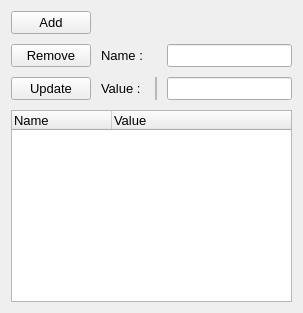
                <widget class="QWidget" name="tab_4">
                 <attribute name="title">
                  <string>Path</string>
                 </attribute>
                 <layout class="QVBoxLayout" name="verticalLayout_16">
                  <item>
                   <layout class="QGridLayout" name="gridLayout_5" columnstretch="1,1,8">
                    <property name="spacing">
                     <number>10</number>
                    </property>
                    <item row="2" column="2">
                     <widget class="QLineEdit" name="textbox_path_value">
                      <property name="maximumSize">
                       <size>
                        <width>1000</width>
                        <height>150</height>
                       </size>
                      </property>
                      <property name="font">
                       <font>
                        <family>Segoe UI</family>
                        <pointsize>10</pointsize>
                       </font>
                      </property>
                     </widget>
                    </item>
                    <item row="2" column="1">
                     <layout class="QHBoxLayout" name="horizontalLayout_50" stretch="0,0">
                      <item>
                       <widget class="QLabel" name="label_35">
                        <property name="font">
                         <font>
                          <family>Segoe UI</family>
                          <pointsize>10</pointsize>
                         </font>
                        </property>
                        <property name="text">
                         <string>Value : </string>
                        </property>
                       </widget>
                      </item>
                      <item>
                       <widget class="QFrame" name="frame_2">
                        <property name="font">
                         <font>
                          <family>Segoe UI</family>
                          <pointsize>10</pointsize>
                         </font>
                        </property>
                        <property name="frameShape">
                         <enum>QFrame::StyledPanel</enum>
                        </property>
                        <property name="frameShadow">
                         <enum>QFrame::Raised</enum>
                        </property>
                       </widget>
                      </item>
                     </layout>
                    </item>
                    <item row="1" column="2">
                     <widget class="QLineEdit" name="textbox_path_name">
                      <property name="maximumSize">
                       <size>
                        <width>1000</width>
                        <height>150</height>
                       </size>
                      </property>
                      <property name="font">
                       <font>
                        <family>Segoe UI</family>
                        <pointsize>10</pointsize>
                       </font>
                      </property>
                     </widget>
                    </item>
                    <item row="3" column="0" colspan="3">
                     <widget class="QTreeWidget" name="table_path">
                      <property name="font">
                       <font>
                        <family>Segoe UI</family>
                        <pointsize>10</pointsize>
                       </font>
                      </property>
                      <column>
                       <property name="text">
                        <string>Name</string>
                       </property>
                      </column>
                      <column>
                       <property name="text">
                        <string>Value</string>
                       </property>
                      </column>
                     </widget>
                    </item>
                    <item row="2" column="0">
                     <widget class="QPushButton" name="btn_update_path">
                      <property name="font">
                       <font>
                        <family>Segoe UI</family>
                        <pointsize>10</pointsize>
                       </font>
                      </property>
                      <property name="text">
                       <string>Update</string>
                      </property>
                     </widget>
                    </item>
                    <item row="1" column="1">
                     <layout class="QHBoxLayout" name="horizontalLayout_44" stretch="0,0">
                      <item>
                       <widget class="QLabel" name="label_34">
                        <property name="font">
                         <font>
                          <family>Segoe UI</family>
                          <pointsize>10</pointsize>
                         </font>
                        </property>
                        <property name="text">
                         <string>Name : </string>
                        </property>
                        <property name="alignment">
                         <set>Qt::AlignLeading|Qt::AlignLeft|Qt::AlignVCenter</set>
                        </property>
                       </widget>
                      </item>
                      <item>
                       <widget class="QFrame" name="frame">
                        <property name="font">
                         <font>
                          <family>Segoe UI</family>
                          <pointsize>10</pointsize>
                         </font>
                        </property>
                        <property name="frameShape">
                         <enum>QFrame::StyledPanel</enum>
                        </property>
                        <property name="frameShadow">
                         <enum>QFrame::Raised</enum>
                        </property>
                       </widget>
                      </item>
                     </layout>
                    </item>
                    <item row="1" column="0">
                     <widget class="QPushButton" name="btn_remove_path">
                      <property name="font">
                       <font>
                        <family>Segoe UI</family>
                        <pointsize>10</pointsize>
                       </font>
                      </property>
                      <property name="text">
                       <string>Remove</string>
                      </property>
                     </widget>
                    </item>
                    <item row="0" column="0">
                     <widget class="QPushButton" name="btn_add_path">
                      <property name="font">
                       <font>
                        <family>Segoe UI</family>
                        <pointsize>10</pointsize>
                       </font>
                      </property>
                      <property name="text">
                       <string>Add</string>
                      </property>
                     </widget>
                    </item>
                   </layout>
                  </item>
                 </layout>
                </widget>
